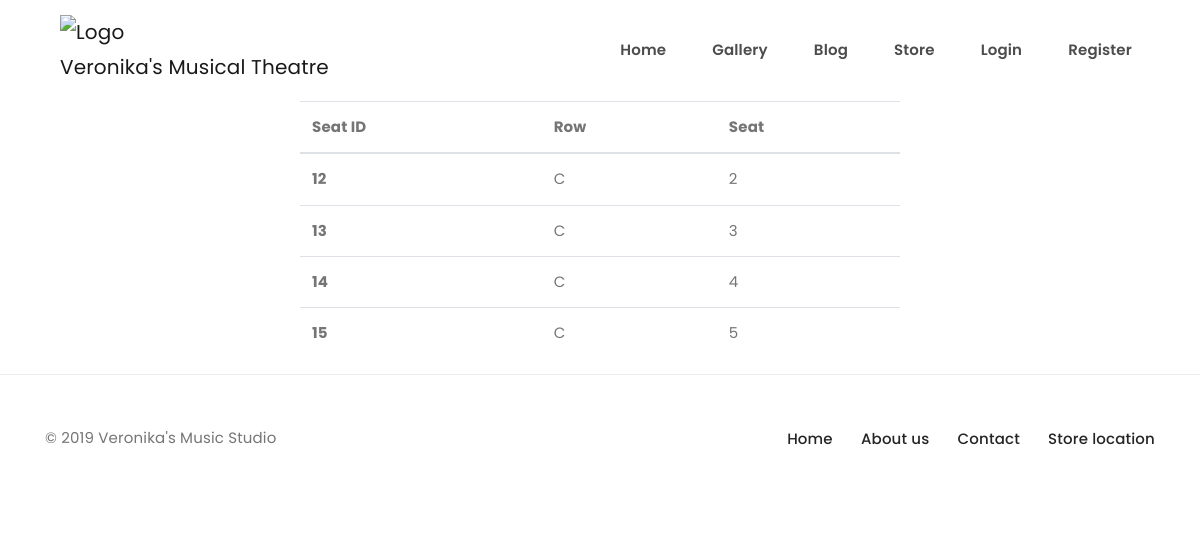
Before: /seats-available/1 with the older database file.
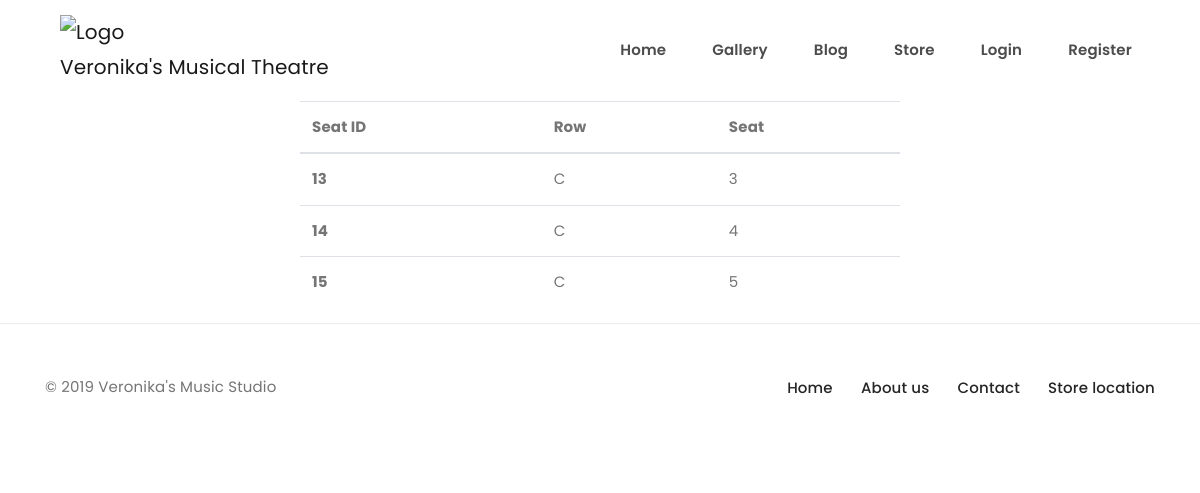
After: the same page with the newer database file.
### vms/models.py (models this page shows)
class ConcertSeats(db.Model):
    id = db.Column(db.Integer, primary_key=True)
    seat = db.Column(db.String(10))
    concert_name = db.Column(db.String(30))
    row = db.Column(db.String(10))
    filled = db.Column(db.Integer)
    first_name = db.Column(db.String(20))
    last_name = db.Column(db.String(20))
    date_of_purchase = db.Column(db.String(120))
    customer_email = db.Column(db.String(20))
    ticket_hash = db.Column(db.String(100))
    price_paid = db.Column(db.String(20))
    type_of_seat_bought = db.Column(db.String(20))
    filled_by_customer_id = db.Column(
        db.Integer, db.ForeignKey('user.id'))  # returns int
    customer = db.relationship("User", foreign_keys=[filled_by_customer_id])
    concert_id = db.Column(db.Integer, db.ForeignKey(
        'concertshop.id'), nullable=False)
    concert = db.relationship("ConcertShop", foreign_keys=[concert_id])
    attended = db.Column(db.Integer, default=0)
    date_attended = db.Column(db.String(20))

### vms/routes.py (the view)
@app.route("/seats-available/<concert_id>", methods=["POST", "GET"])
def seats_available(concert_id):
    seats_open = ConcertSeats.query.filter_by(
        concert_id=concert_id).filter_by(filled=0).all()
    rendered = render_template("seats_available.html", seats=seats_open)
    return rendered

### vms/templates/seats_available.html
 {% extends 'base.html'%}
{%block content%}
<center>
  <div class = "col-lg-12">
</div>
 <table class="table" style = "max-width: 50vw;">
          <thead>
            <tr>
              <th scope="col">Seat ID</th>
              <th scope="col">Row</th>
              <th scope="col">Seat</th>
            </tr>
          </thead>
          <tbody>
          {% for seat in seats %}
            <tr>
              <th scope="row">{{seat.id}}</th>
              <td>{{seat.row}}</td>
              <td>{{seat.seat}}</td>
           </tr>
          {%endfor%}
      </tbody>
  </table>
</center>
  {%endblock%}

Changed rows visible on the page:
no longer on this page (row edited): ConcertSeats: id "12", row "C", seat "2"
